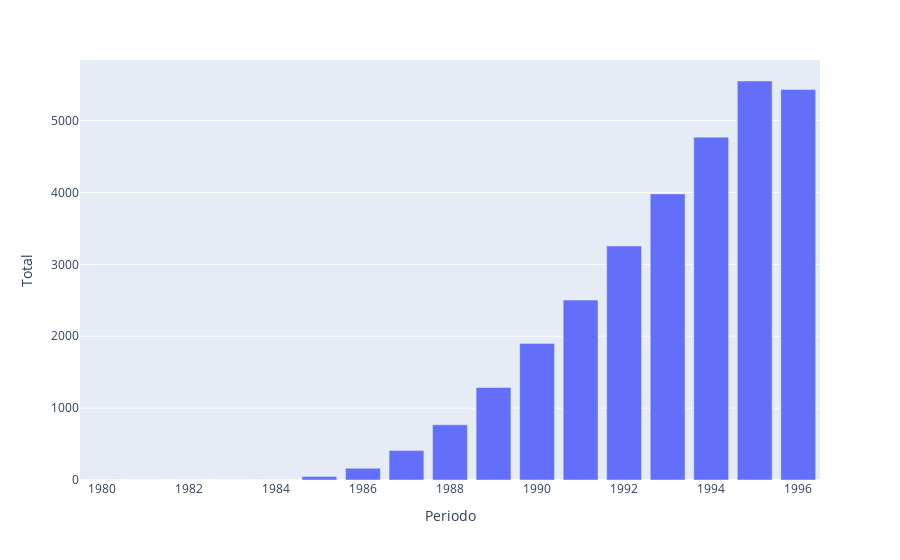

Notebook source saved alongside this figure:
### Code cell
fig = px.bar(dataset_1996, x='Periodo', y='Total')
fig.show()

### Figure 1 — Plotly figure (JSON) as saved in the notebook; plotly's stock layout.template omitted (floating-point values rounded to 4 significant figures)
{"data": [{"alignmentgroup": "True", "hovertemplate": "Periodo=%{x}<br>Total=%{y}<extra></extra>", "legendgroup": "", "marker": {"color": "#636efa", "pattern": {"shape": ""}}, "name": "", "offsetgroup": "", "orientation": "v", "showlegend": false, "textposition": "auto", "type": "bar", "x": [1996, 1995, 1994, 1993, 1992, 1991, 1990, 1989, 1988, 1987, 1986, 1985, 1984, 1983, 1982, 1981, 1980], "xaxis": "x", "y": [5432, 5551, 4770, 3980, 3256, 2503, 1898, 1288, 768, 409, 164, 47, 0, 0, 0, 0, 0], "yaxis": "y"}], "layout": {"barmode": "relative", "legend": {"tracegroupgap": 0}, "margin": {"t": 60}, "xaxis": {"anchor": "y", "domain": [0, 1], "title": {"text": "Periodo"}}, "yaxis": {"anchor": "x", "domain": [0, 1], "title": {"text": "Total"}}}}
